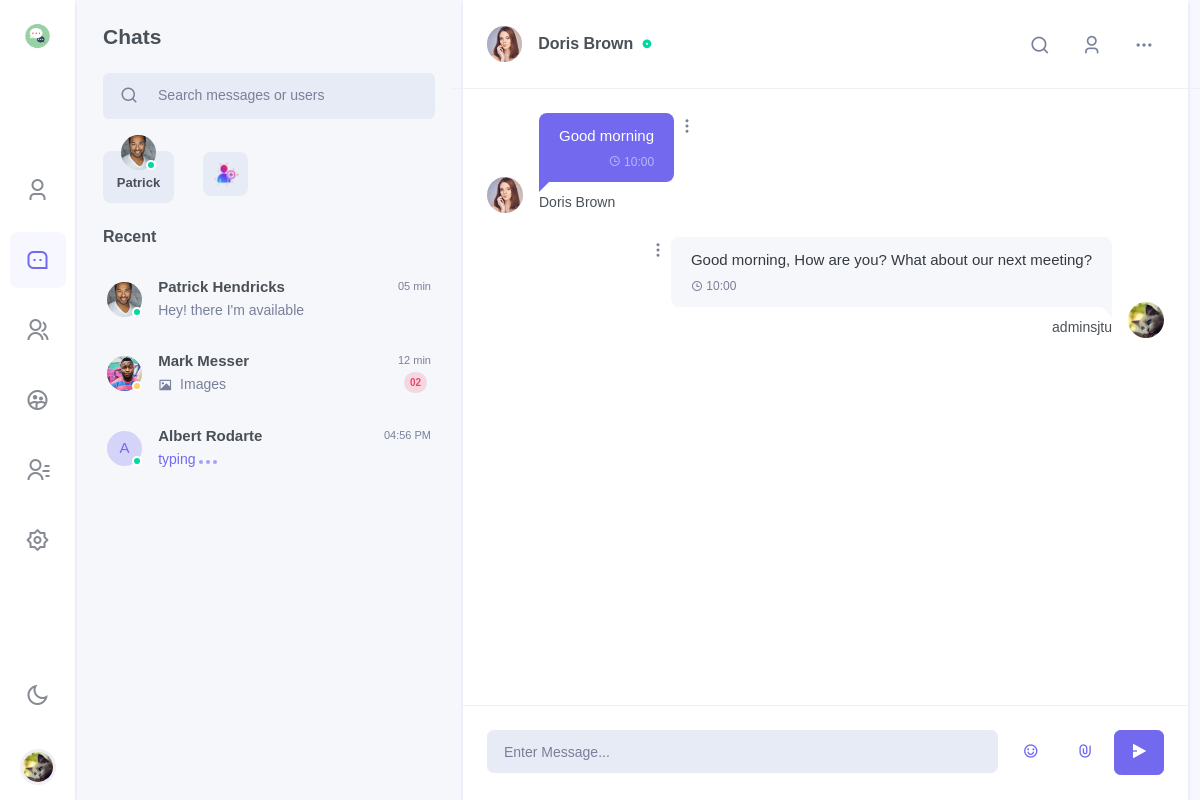
Page /chat/ (signed in) on the earlier database version.
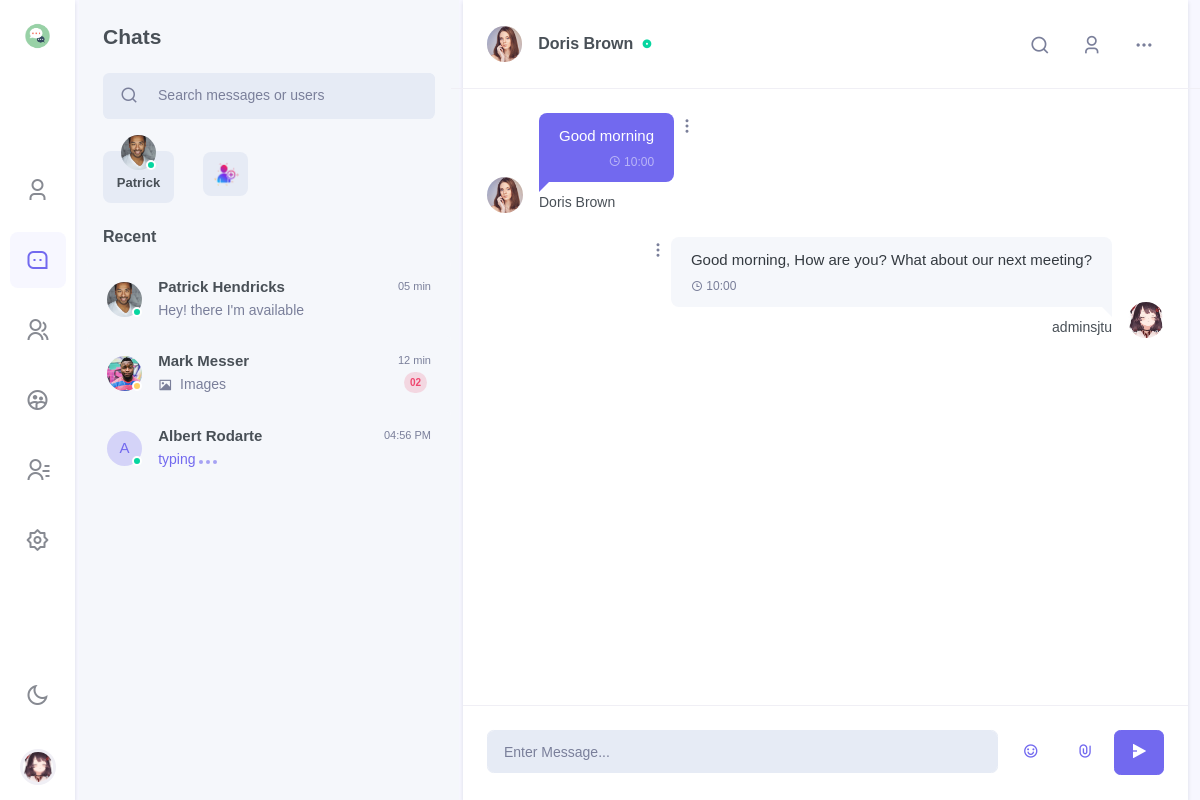
Same page on the later database version.
### chat/models.py (models this page shows, shortened)
class Profile(models.Model):
    about_me = models.TextField(default='There is no Personal Signature here yet. You can add it through settings')
    image = models.ImageField(upload_to='profile_image', null=True, blank=True)
    user = models.OneToOneField(User, on_delete=models.CASCADE)
    location = models.CharField(max_length=50, default="Unkown")
    @property
    def image_url(self):
        if self.image == "":
            return "/media/chat/static_default/{}.png".format(self.user_initial)
        else:
            return self.image.url

### users/models.py (models this page shows)
class User(AbstractUser):
    email = models.EmailField('email address', primary_key=True, unique=True)
    USERNAME_FIELD = 'email'
    REQUIRED_FIELDS = ["username"]

### chat/views.py (the view)
# urls.py: path('', views.home, name='home'),
@login_required
def home(request: HttpRequest):
    username = request.user.username
    user = get_object_or_404(User, username=username)
    profile = get_object_or_404(Profile, user=user)
    return render(
        request=request,
        template_name='chat/home.html',
        context={
            'profile': profile,
        }
    )

### templates/chat/home.html (shortened to what this page needs)
{% extends 'chat/base.html' %}
{% block side_menu %}
    {% include "chat/side_menus/side_menu_chat.html" %}
{% endblock %}
{% block leftsidebar %}
    {% include "chat/leftsidebar/leftsidebar_chat.html" %}
{% endblock %}
{% block chat_conversation %}
    {% include "chat/body/chat_conversation.html" %}
{% endblock %}

### templates/chat/side_menus/side_menu_chat.html (shortened to what this page needs)
{% load static %}
<div class="side-menu flex-lg-column mr-lg-1">
<div class="sidebar_logo">
    <a href="" class="logo logo-dark">
        <span class="logo-sm">
            <img src="{% static "images/chat/chat.png" %}" alt="" height="30">
        </span>
    </a>
</div>
<div class="flex-lg-column my-auto">
    <ul class="nav nav-pills side-menu-nav justify-content-center" role="tablist">
        <li class="nav-item" data-toggle="tooltip" data-trigger="hover" data-placement="top" title="Profile">
            <a href="{% url 'chat:my' %}" class="nav-link" id="pills-user-tab"  role="tab">
            <i class="ri-user-3-line"></i>
        </a></li>
        <li class="nav-item" data-toggle="tooltip" data-trigger="hover" data-placement="top" title="Chats">
            <a href="{% url 'chat:home' %}" class="nav-link active" id="pills-chat-tab"  role="tab">
            <i class="ri-message-3-line"></i>
        </a></li>
        <li class="nav-item" data-toggle="tooltip" data-trigger="hover" data-placement="top" title="Groups">
            <a href="{% url 'chat:groups' %}" class="nav-link" id="pills-groups-tab"  role="tab">
            <i class="ri-group-line"></i>
        </a></li>
        <li class="nav-item" data-toggle="tooltip" data-trigger="hover" data-placement="top" title="Chatroom">
            <a href="{% url 'chat:chatroom' %}" class="nav-link" id="pills-chatroom-tab" role="tab">
            <i class="ri-group-2-line"></i>
        </a></li>
        <li class="nav-item" data-toggle="tooltip" data-trigger="hover" data-placement="top" title="Contacts">
            <a href="{% url 'chat:contracts' %}" class="nav-link" id="pills-contacts-tab" role="tab">
            <i class="ri-contacts-line"></i>
        </a></li>
        <li class="nav-item" data-toggle="tooltip" data-trigger="hover" data-placement="top" title="Settings">
            <a href="{% url 'chat:settings' %}" class="nav-link" id="pills-setting-tab"  role="tab">
            <i class="ri-settings-2-line"></i>
        </a></li>
    </ul>
</div>
<div class="flex-lg-column d-none d-lg-block">
    <ul class="nav side-menu-nav justify-content-center">
        <li class="nav-item">
            <a class="nav-link" id="light-dark" href="#" data-toggle="tooltip" data-trigger="hover" data-placement="right" title="Dark / Light Mode">
                <i class="ri-sun-line theme-mode-icon"></i>
            </a>
        </li>
        <li class="nav-item btn-group dropup profile-user-dropdown">
            <a class="nav-link dropdown-toggle normal_container" href="#" role="button" data-toggle="dropdown" aria-haspopup="true" aria-expanded="false">
                <img src="{{ profile.image_url }}"  alt="" class="profile-user rounded-circle">
            </a>
        </li>
    </ul>
</div>
</div>

### templates/chat/body/chat_conversation.html (shortened to what the changed rows need)
<div class="w-100">
    <div class="chat-conversation p-3 p-lg-4" data-simplebar="init"><ul class="list-unstyled mb-0">
        <li class="right"><div class="conversation-list">
            <div class="chat-avatar"><img src="{{ profile.image_url }}" alt=""></div>
            <div class="user-chat-content">
                <div class="ctext-wrap">
                    <div class="ctext-wrap-content">
                    </div>
                    <div class="dropdown align-self-start">
                    </div>
                </div>
                <div class="conversation-name"> {{ profile.user.username }} </div>
            </div>
        </div></li>
    </ul></div>
</div>

Differences in the rows shown:
changed Profile "adminsjtu": image_url: a different picture
